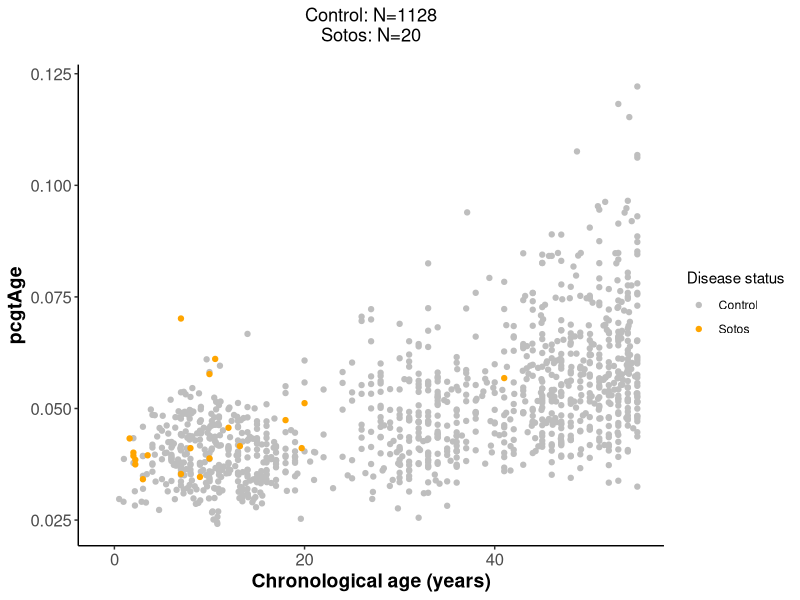
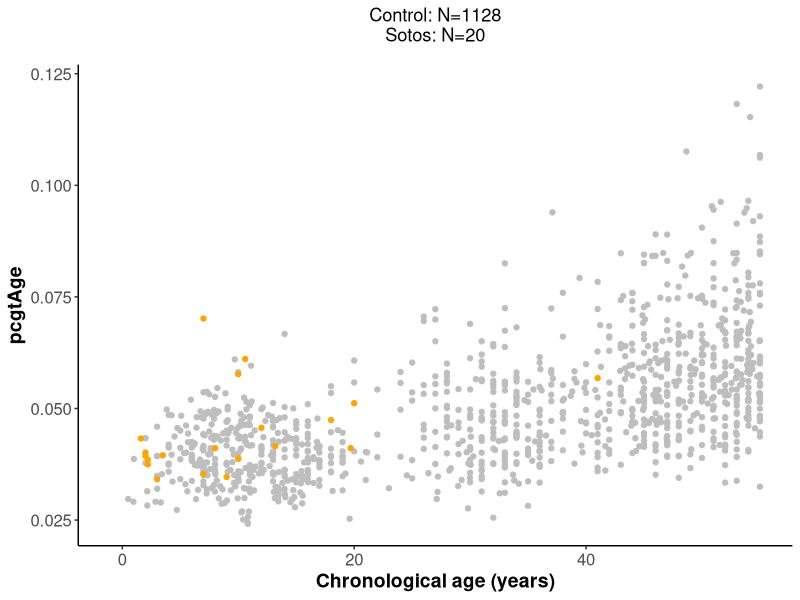
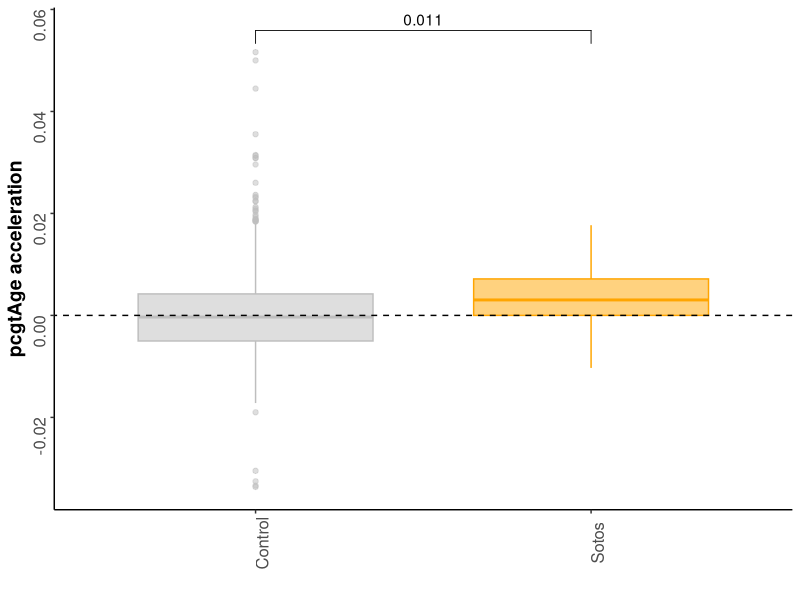
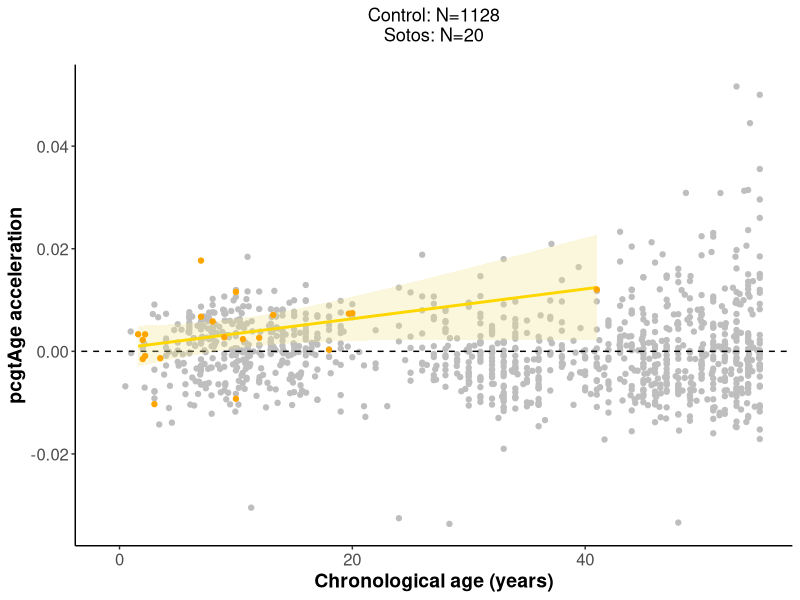

Write R code to recreate these figures, in order.
###########################################################################################
#########                                                                         #########
#########                     Daniel Elias Martin Herranz                         #########
#########                             09/12/2018                                  #########
#########                              EMBL-EBI                                   #########
#########                           Thornton group                                #########
#########                                                                         #########
###########################################################################################

###########################################################################################
#####              Biological insights into the epigenetic ageing clock           #########
###########################################################################################
##### Downstream analysis of the results for the epigenetic mitotic clock (pcgtAge)   #####
##### for Sotos compared with healthy samples.                                        #####
###########################################################################################
##### USAGE: manual                                                                   #####
###########################################################################################

###########################################################
##################### Dependencies ########################
###########################################################

library(data.table);
library(ggplot2);
library(ggpubr);

setwd('/Users/dem44/Desktop/methylation_clock/polycomb_hypothesis/epigenetic_syndromes/pcgtAge');


################################################################
################## Run the pipeline ############################
################################################################

#### 1. Read the raw data. ####

pcgtAge_raw <- as.data.frame(fread('pcgtAge_results.csv'));
controls_metadata <- as.data.frame(fread('../syndromes_screen/controls_data_downstream.tsv'));
cases_metadata <- as.data.frame(fread('../syndromes_screen/final_cases_data.tsv'));


#### 2. Merge the pcgtAge results with the metadata. ####

controls_merge <- merge(controls_metadata[,colnames(controls_metadata) %in% colnames(cases_metadata)], pcgtAge_raw, by='GEO_sample');
sotos_merge <- merge(cases_metadata[cases_metadata$Disease_status=='Sotos',], pcgtAge_raw, by='GEO_sample');
all_merge <- rbind(controls_merge, sotos_merge[,colnames(sotos_merge) %in% colnames(controls_merge)]);


#### 3. Obtain the results. ####

## Does pcgtAge from Sotos patients differ from the healthy controls? --> Yes?

lm_formula_int <- paste0('pcgtAge~Age_years+Sex+Gran+CD4T+CD8T+B+Mono+NK+', paste(colnames(all_merge)[grep('PC',colnames(all_merge))], collapse='+'));
lm_pcgtAge_control <- lm(lm_formula_int, data=all_merge[all_merge$Disease_status=='Control',]);
all_merge$pcgtAge_diff <- NA;
all_merge$pcgtAge_diff[all_merge$Disease_status=='Control'] <- lm_pcgtAge_control$residuals;
all_merge$pcgtAge_diff[all_merge$Disease_status=='Sotos'] <- all_merge$pcgtAge[all_merge$Disease_status=='Sotos'] - 
  as.numeric(predict(lm_pcgtAge_control, newdata=all_merge[all_merge$Disease_status=='Sotos',]));
wilcox.test(all_merge$pcgtAge_diff[all_merge$Disease_status=='Control'], all_merge$pcgtAge_diff[all_merge$Disease_status=='Sotos'])$p.value;

## Plots. 

my_palette <- c('grey', 'orange');

pcgtAge_scatterplot <- ggplot(data=all_merge, aes(x=Age_years, y=pcgtAge, col=Disease_status)) + 
  geom_point() + scale_color_manual(values=my_palette) +
  theme_classic() +
  theme(axis.text=element_text(size=12),
        axis.title=element_text(size=14,face="bold"),
        plot.title = element_text(hjust = 0.5),
        plot.subtitle = element_text(hjust = 0.5)) +
  xlab("Chronological age (years)") + ylab("pcgtAge") +
  labs(title = paste0("Control: N=", sum(all_merge$Disease_status=='Control'), "\n",
                      "Sotos: N=", sum(all_merge$Disease_status=='Sotos')), 
       subtitle=paste0()) + 
  guides(col=guide_legend(title="Disease status")) + 
  xlim(c(-1,55));
ggsave("plots/pcgtAge_Sotos_scatterplot.pdf", height=4, width=4.5);

pcgtAge_scatterplot_no_legend <- ggplot(data=all_merge, aes(x=Age_years, y=pcgtAge, col=Disease_status)) + 
  geom_point() + scale_color_manual(values=my_palette) +
  theme_classic() +
  theme(axis.text=element_text(size=12),
        axis.title=element_text(size=14,face="bold"),
        plot.title = element_text(hjust = 0.5),
        plot.subtitle = element_text(hjust = 0.5)) +
  xlab("Chronological age (years)") + ylab("pcgtAge") +
  labs(title = paste0("Control: N=", sum(all_merge$Disease_status=='Control'), "\n",
                      "Sotos: N=", sum(all_merge$Disease_status=='Sotos')), 
       subtitle=paste0()) + 
  guides(col=FALSE) + 
  xlim(c(-1,55));
ggsave("plots/pcgtAge_Sotos_scatterplot_no_legend.pdf", height=4, width=4);

mc_1 <- list(c("Control", "Sotos"));

plots_pcgtAge_diff <- ggboxplot(all_merge, x = "Disease_status", y = "pcgtAge_diff", color = "Disease_status", palette = my_palette, fill="Disease_status", alpha=0.5) +
  theme_classic() +
  theme(axis.text=element_text(size=12, angle=90),
        axis.title=element_text(size=14,face="bold")) +
  xlab("") + ylab("pcgtAge acceleration") +
  geom_abline(slope=0, intercept=0, linetype=2) +
  stat_compare_means(comparisons = mc_1) +
  guides(colour=FALSE, fill=FALSE);
ggsave("plots/pcgtAge_diff_Sotos_comparison.pdf", height=4, width=4);

plots_scatterplot_pcgtAge_diff <- ggplot(data=all_merge[all_merge$Disease_status=='Sotos',], aes(x=Age_years, y=pcgtAge_diff)) + 
  geom_point(data=all_merge[all_merge$Disease_status=='Control',], aes(x=Age_years, y=pcgtAge_diff), col='grey') + 
  geom_abline(slope=0, intercept=0, linetype=2) +
  geom_smooth(method="lm", formula=y~x, show.legend=F, fill='khaki', alpha = 0.3, col='gold') + geom_point(col='orange') + 
  theme_classic() +
  theme(axis.text=element_text(size=12),
        axis.title=element_text(size=14,face="bold"),
        plot.title = element_text(hjust = 0.5),
        plot.subtitle = element_text(hjust = 0.5)) +
  xlab("Chronological age (years)") + ylab("pcgtAge acceleration") +
  labs(title = paste0("Control: N=", sum(all_merge$Disease_status=='Control'), "\n",
                      "Sotos: N=", sum(all_merge$Disease_status=='Sotos')), 
       subtitle=paste0()) +  
  xlim(c(-1,55));
ggsave("plots/pcgtAge_diff_Sotos_scatterplot.pdf", height=4, width=4);

################################################################
################## End of the script ###########################
################################################################